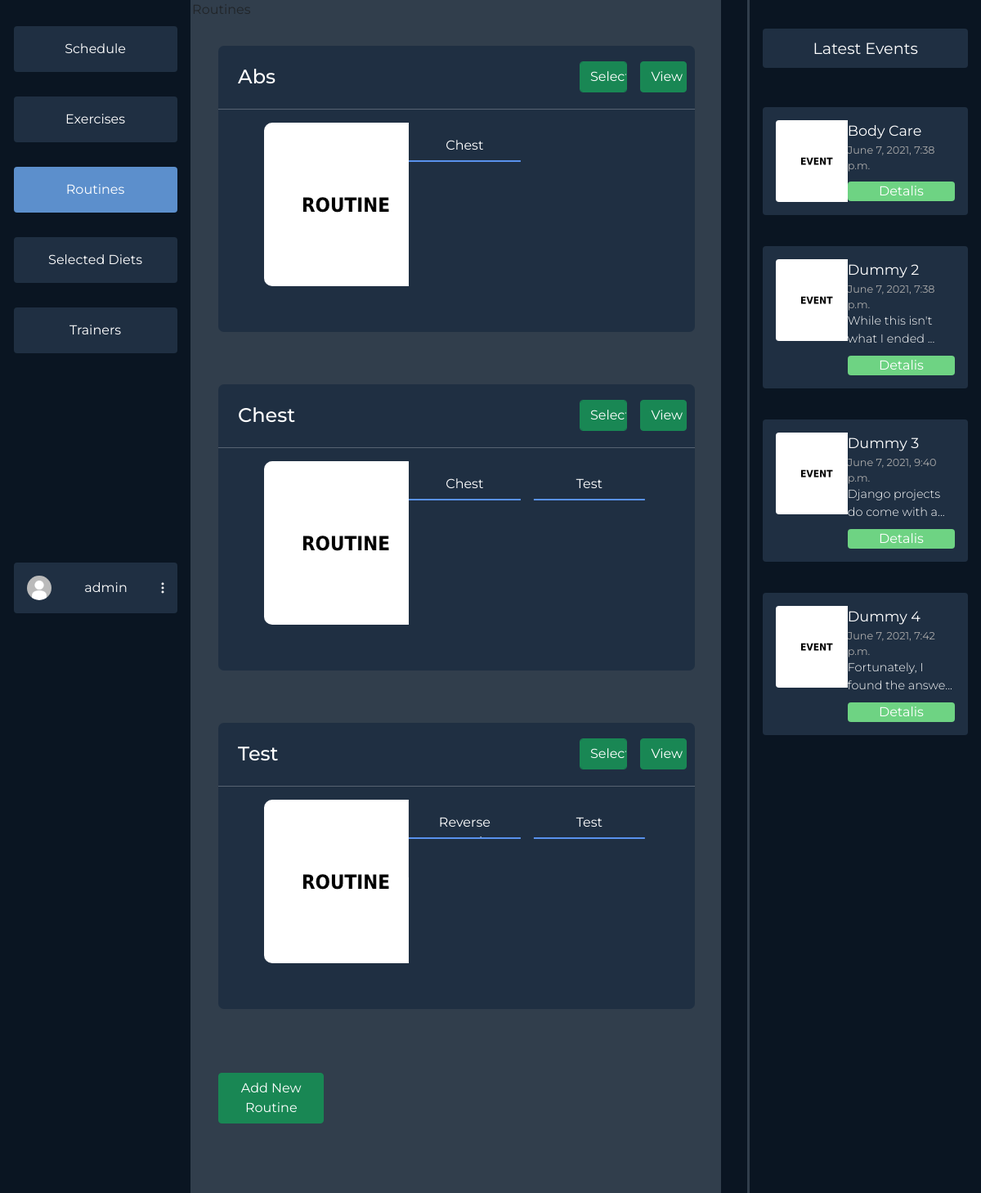
The page /dashboard/routines/ (signed in) on the database its author committed.
### users/models.py (models this page shows, shortened)
class Profile(models.Model):
    user = models.OneToOneField(User, on_delete=models.CASCADE)
    profile_photo = models.ImageField(
        upload_to='media/profiles/', default='profiles/default.jpg')
    height = models.FloatField(default=170.0)
    weight = models.FloatField(default=60.0)
    weight_goal = models.FloatField(default=70.0)
    GENDER_CHOICES = (('F', 'Female'), ('M', 'Male'), ('O', 'Other'))
    gender = models.CharField(
        max_length=9, choices=GENDER_CHOICES, default=GENDER_CHOICES[0])
    FREQUENCY = (
        ('3x', '3 Times a Week'),
        ('4x', '4 Times a Week'),
        ('5x', '5 Times a Week'),
        ('6x', '6 Times a Week'),
    )
    week_frequency = models.CharField(
        max_length=20, choices=FREQUENCY, default=FREQUENCY[0])
    profile_complete = models.BooleanField(default=False)
    selected_diets = models.ManyToManyField(DietPlan, blank=True)
    age = models.IntegerField(null=True)

### dashboards/models.py (models this page shows, shortened)
class Routine(models.Model):
    owner = models.ForeignKey(User, on_delete=CASCADE,
                              related_name='%(class)s_username', null=True)
    title = models.CharField(max_length=60, blank=True)
    selected_by = models.ManyToManyField(User)
    desc = models.TextField(blank=True)
    thumbnail = models.ImageField(
        upload_to='routines/', default='routines/default.jpg')
    exercises = models.ManyToManyField(Exercise)
    days = models.CharField(max_length=60, blank=True)

class Exercise(models.Model):
    owner = models.ForeignKey(User, on_delete=CASCADE,
                              related_name='%(class)s_username', null=True)
    selected_by = models.ManyToManyField(User)
    title = models.CharField(max_length=60, blank=True)
    reps = models.IntegerField(default=3, blank=True)
    desc = models.TextField(blank=True)
    link = models.CharField(max_length=300, blank=True)

class Event(models.Model):
    title = models.CharField(max_length=60, blank=True)
    date = models.DateTimeField(default=datetime.now(), blank=True)
    desc = models.TextField(blank=True)
    thumbnail = models.ImageField(
        upload_to='events/', default='events/default.jpg')

### dashboards/user_views.py (the view, shortened to what this page needs)
# urls.py: path('routines/', user_views.routines,
@login_required(login_url='login')
def routines(request):
    events = Event.objects.all()[:4]
    routines = Routine.objects.all()
    context = {'options': ROUTINES_NAV, 'events': events, 'routines': routines}
    return render(request, 'dashboards/user/routines.html', context)

### dashboards/templates/dashboards/user/routines.html (shortened to what this page needs)
{% extends 'dashboards/user/dashboard.html' %}
{% load static %}
{% block styles %}
<link rel="stylesheet" href="{% static 'css/dashboards/routines.css' %}">
{% endblock styles %}
{% block middle %}
<div class="showing-where-you-are">
    Routines
    </div>
<div class="routines">
    {% for routine in routines %}
    <div class="routine-card">
        <div class="header">
            <h4>{{routine.title}}</h4>
            <div class="buttons">
                {% if request.user in routine.selected_by.all %}
                <div class="selected">Selected <img id="tick" src="{% static 'svg/tick.svg' %}"> </div>
                {% else %}
                <div class="trash">
                <form action="{% url 'userdashboard-routines' %}" method="POST">
                        <input class="form-control btn btn-success " type="submit" value="Select">
                </form>
                </div>
                {% endif %}
                {% if routine.owner == user %}
                <a id="view" class="btn btn-success" href="{% url 'userdashboard-routine-details' routine.id %}">Edit</a>
                {% else %}
                <a id="view" class="btn btn-success" href="{% url 'userdashboard-routine-details' routine.id %}">View</a>
                {% endif %}
             </div>
        </div>
        <hr/>
        <div class="routine-body">
            <div class="routine-thumbnail">
                <div class="thumbnail"><img src="{{routine.thumbnail.url}}" alt=""></div>
            </div>
            <div class="exercise-grid">
                {% for exercise in routine.exercises.all %}
                <a href="{% url 'userdashboard-exercise-details' exercise.id %}" class="exlink">{{exercise.title}}</a>
                {% endfor %}
            </div>
        </div>
    </div>
    {% endfor %}
</div>
    <a id="addroutine" class="btn btn-success" href="{% url 'create-routine' %}">Add New Routine</a>
{% endblock middle %}

### dashboards/templates/dashboards/user/dashboard.html (shortened to what this page needs)
{% load static %}
<html>
  <head>
    <link href="https://cdn.jsdelivr.net/npm/bootstrap@5.0.1/dist/css/bootstrap.min.css" rel="stylesheet">
    <link rel="stylesheet" href="{% static 'css/dashboards/main.css' %}">
    <link rel="stylesheet" href="https://cdn.jsdelivr.net/npm/bootstrap-select@1.13.14/dist/css/bootstrap-select.min.css">
    {% block styles %}
    {% endblock styles %}
  </head>
  <body>
  {% block content %}
  {% if user.is_authenticated %}
  <div class="mycontainer">
    <div class="navigation">
      <div class="nav-col">
        <div class="options">
          {% for key, item in options.items %}
            {% if item.isActive %}
            <a class="option-active" href="/dashboard/{{item.url}}">{{ item.name }}</a>
            {% else %}
            <a class="option" href="/dashboard/{{item.url}}">{{ item.name }}</a>
            {% endif %}
          {% endfor %}
        </div>
        <div class="profile-wrapper">
          <div class="user-btn">
            <div class="profile-pic"><img src="{{ user.profile.profile_photo.url }}" alt=""></div>
            {% if user.first_name %}
            <span>{{user.get_full_name}}</span>
            {% else %}
            <span>{{user.username}}</span>
            {% endif %}
            <div class="three-dot"><img src="{% static 'svg/3dots.svg' %}" alt=""></div>
          </div>
        </div>
      </div>
      <div class="divider"></div>
    </div>
    <div class="middle">
    {% block middle %}
    {% endblock middle %}
    </div>
    <div class="events-section">
      <div class="divider"></div>
      <div class="events">
        <div class="latest">
          Latest Events
        </div>
        <div class="items overflow-auto">
        {% for item in events %}
          <div class="event-item">
            <div class="event-item-left">
              <div class="event-thumb"><img src="{{item.thumbnail.url}}"></div>
            </div>
            <div class="event-item-right">
              <div class="title">{{item.title}}</div>
              <div class="date">{{item.date}}</div>
              {% if item.desc|length > 30 %}
                <div class="desc">{{item.desc|slice:":30"}}...</div>
              {% else %}
                <div class="desc">{{item.desc}}</div>
              {% endif %}
              <div class="details">Detalis</div>
            </div>
          </div>
        {% endfor %}
        </div>
      </div>
    </div>
  </div>
  {% endif %}
  {% endblock content %}
  </body>
<html>

### static/css/dashboards/main.css (style rules this page uses)
* { margin: 0; font-family: "Montserrat", sans-serif; overflow: hidden; }
body { background-color: #0a1522; }
.mycontainer { display: flex; flex-direction: row; justify-content: space-between; }
.navigation { width: 20vw; }
.nav-col { display: flex; flex-direction: column; align-items: flex-end; margin: 1em; }
.options { margin-left: 7em; display: flex; flex-direction: column; justify-content: space-between; margin-top: 1em; height: 400px; }
.option { background-color: #1f2f42; color: #fff; padding: 1em; padding-right: 1em; padding-left: 1em; width: 200px; text-align: center; border-radius: 4px; }
a { text-decoration: none; }
.option-active { background-color: #5c8fcc; color: #fff; padding: 1em; padding-right: 1em; padding-left: 1em; width: 200px; text-align: center; border-radius: 4px; }
.user-btn { background-color: #1f2f42; color: #fff; padding: 1em; padding-right: 1em; padding-left: 1em; width: 200px; text-align: center; border-radius: 4px; margin-top: 16em; display: flex; flex-direction: row; align-items: center; justify-content: space-between; }
.profile-pic img { height: 30px; border-radius: 50%; width: auto; }
.navigation { display: flex; flex-direction: row; }
.divider { background-color: #313e4c; width: 4px; height: 100vh; margin: 0; padding: 0; z-index: 10; }
.middle { margin-right: 2em; width: 55vw; background-color: #313e4c; }
.events-section { margin-right: 1em; width: 23vw; display: flex; flex-direction: row; }
.event-thumb img { width: 100px; height: auto; border-radius: 4px; }
.latest { margin-top: 1em; background-color: #1f2f42; color: white; border-radius: 4px; padding: 0.5em 1em 0.5em 1em; text-align: center; font-size: 1.2em; }
.events { margin-top: 1em; margin-left: 1em; display: flex; flex-direction: column; color: white; width: 100%; }
.items { height: 200px; max-height: 800px; margin-top: 2em; display: flex; flex-direction: column; justify-content: space-between; height: 100%; }
.event-item { background-color: #1f2f42; border-radius: 4px; padding: 1em; display: flex; flex-direction: row; margin: 1em 0 1em 0; }
.event-item-left { width: 40%; }
.event-item-right { width: 60%; }
.event-item-right .title { font-size: 1.1em; }
.event-item-right .date { font-size: 0.8em; color: rgb(170, 170, 170); }
.event-item-right .desc { font-weight: 300; font-size: 0.9em; }
.event-item-right .details { margin-top: 10px; background-color: #6ed383; border-radius: 4px; text-align: center; }

### static/css/dashboards/routines.css (style rules this page uses)
.routines { display: flex; flex-direction: column; height: 85vh; overflow-y: auto; margin-top: 2em; }
.btn { color: white; }
.routine-card { background-color: #1f2f42; margin-left: 2em; margin-right: 2em; margin-bottom: 4em; border-radius: 7px; color: white; min-height: 350px; height: 350px; }
h2, h4 { margin-top: 1em; margin-left: 1em; margin-bottom: 1em; }
hr { margin: 0; margin-bottom: 1em; }
.header { display: flex; flex-direction: row; justify-content: space-between; align-items: center; }
.exercise-grid { display: grid; grid-template-columns: repeat(2, 1fr); gap: 1em; width: 70%; }
.exlink { text-align: center; height: 3em; padding: 1em; border-bottom: 2px solid#5992ed; border-radius: none; color: white; text-decoration: none; transition: ease-in 0.2s; }
.routine-body { display: flex; flex-direction: row; width: 80%; justify-content: space-between; transform: translate(12%, 0); }
.thumbnail > img { border-radius: 10px; width: 200px; height: auto; }
#addroutine { width: 20%; margin-left: 2em; margin-top: 1em; }
.buttons { width: 30%; display: flex; flex-direction: row; align-items: center; align-self: center; justify-content: center; padding: 10px; }
.trash { margin-left: 1.5em; transition: ease-in 0.3s; }
#view { margin-left: 1em; }

### rows shown on the page
Routine: title "Abs", shows "View", thumbnail (placeholder picture)
Exercise: title "Chest"
Routine: title "Chest", shows "View", thumbnail (placeholder picture)
Exercise: title "Test"
Routine: title "Test", shows "View", thumbnail (placeholder picture)
Exercise: title "Reverse…"
Event: thumbnail (placeholder picture), title "Body Care", date "June 7, 2021, 7:38 p.m."
Event: thumbnail (placeholder picture), title "Dummy 2", date "June 7, 2021, 7:38 p.m.", desc "While this isn't what I ended"
Event: thumbnail (placeholder picture), title "Dummy 3", date "June 7, 2021, 9:40 p.m.", desc "Django projects do come with a"
Event: thumbnail (placeholder picture), title "Dummy 4", date "June 7, 2021, 7:42 p.m.", desc "Fortunately, I found the answe"

### other values the page prints
{{ item.name }} "Schedule" "Exercises" "Selected Diets" "Trainers"
{{ item.name }} "Routines"
{{ user.username }} "admin"
